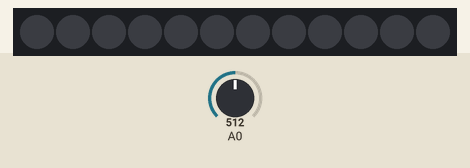
The sketch below on a simulated ESP8266 (Wemos D1 mini). Shown: 12 RGB LEDs in strip order, left to right. The test bench sets the inputs (shaded band); at power-on: A0 = 512. Dim RGB values are drawn brighter than linear.

Above: at 1.2 s.
1.3 s: A0 set to 900
At 2.6 s:
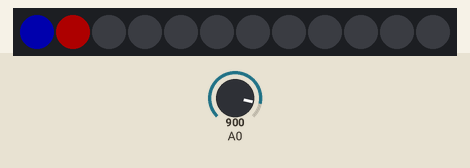
2.9 s: A0 set to 1023
At 3.6 s:
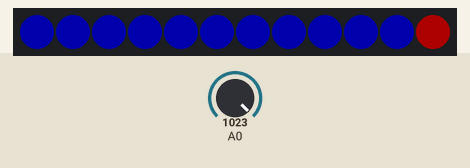
5.9 s: A0 set to 716
At 6.7 s:
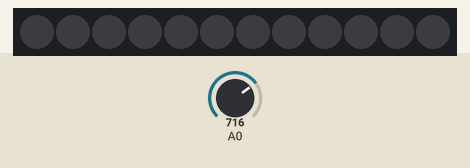
7.7 s: A0 set to 900
At 8.7 s:
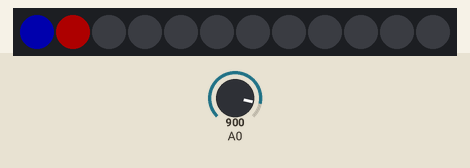
10.7 s: A0 set to 511
At 11.4 s:
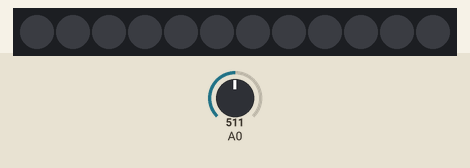
Timing chart, 0 to 13.5 s (numbered marks = the images above; inputs shaded):
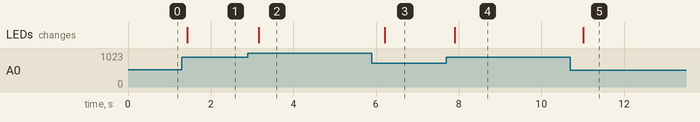

Measured:
- after the input at 1.3 s, the LEDs: change after 0.14 s (image 1)
- after the input at 2.9 s, the LEDs: change after 0.26 s (image 2)
- after the input at 5.9 s, the LEDs: change after 0.31 s (image 3)
- after the input at 7.7 s, the LEDs: change after 0.20 s (image 4)
- after the input at 10.7 s, the LEDs: change after 0.31 s (image 5)

The sketch:

FastLED_Program_02.ino
```cpp
#include <FastLED.h>

// Number of RGB leds in the strand
#define NUM_LEDS 12
// Arduino pin used for data
#define LED_PIN 5

// Define the array of leds
CRGB leds[NUM_LEDS];

// The setup runs only once
void setup() {
  FastLED.addLeds<WS2812B, LED_PIN, GRB>(leds, NUM_LEDS);
  FastLED.setBrightness(50);
}

// The loop routine runs over and over again forever
void loop() {
  // Read the input on analog pin A0
  int SensorValue1 = analogRead(A0);
  // Magnify the value
  int SensorValue2 = map(SensorValue1, 883, 1024, 1, 1024);
  // Reduce the value
  int LedNumber = map(SensorValue2, 1, 1024, 0, 11);
  // Make all the leds black
  for(int i = 0 ; i < NUM_LEDS; i++) {
    leds[i] = CRGB::Black;
    FastLED.show();
  }
  // Light the leds depending on the value
  for(int j = 0 ; j < LedNumber ; j++) {
    leds[j] = CRGB::Blue;
    FastLED.show();
  }
  // Light the main led depending on the value
  leds[LedNumber] = CRGB::Red;
  FastLED.show();
  // Delay in between reads for stability
  delay(250);
}
```
